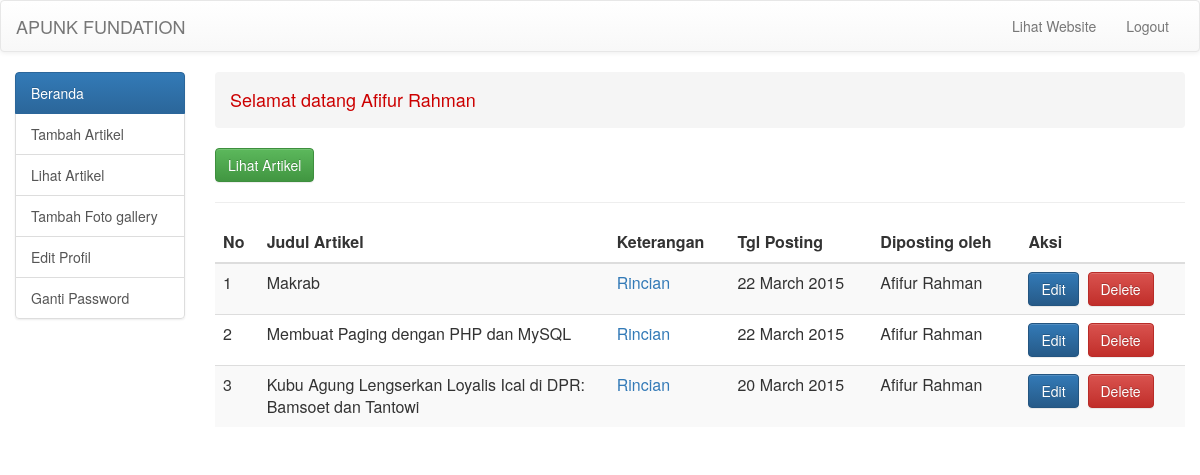
Screenshot of /user/?page=lihat_artikel (signed in) with the database file from the repository.
### tables this page shows
CREATE TABLE IF NOT EXISTS `user` (
  `id_user` varchar(10) NOT NULL,
  `nama_user` varchar(60) NOT NULL,
  `alamat_user` varchar(60) NOT NULL,
  `nomor_hp_user` varchar(15) NOT NULL,
  `tempat_lahir` varchar(30) NOT NULL,
  `tanggal_lahir` varchar(20) NOT NULL,
  `moto_hidup` varchar(100) NOT NULL,
  `jabatan` varchar(20) NOT NULL,
  `foto` varchar(200) NOT NULL,
  `username` varchar(50) NOT NULL,
  `password` varchar(50) NOT NULL,
  PRIMARY KEY (`id_user`)
);

CREATE TABLE IF NOT EXISTS `artikel` (
  `id_artikel` int(11) NOT NULL AUTO_INCREMENT,
  `judul_artikel` varchar(100) NOT NULL,
  `keterangan` text NOT NULL,
  `foto_artikel` varchar(200) NOT NULL,
  `tanggal_posting` varchar(20) NOT NULL,
  `id_user` varchar(10) NOT NULL,
  PRIMARY KEY (`id_artikel`),
  KEY `fk_id_user` (`id_user`)
);

### user/lihat_artikel.php (the view, shortened to what this page needs)
<html>
	<head>
	</head>
		<body>
			<button class="btn btn-success">Lihat Artikel</button> <hr />
			<table class="table table-striped table-hover">
				<thead>
					<tr>
						<th>No</th>
						<th width="350">Judul Artikel</th>
						<th>Keterangan</th>
						<th>Tgl Posting</th>
						<th>Diposting oleh</th>
						<th>Aksi</th>
					</tr>
				</thead>
				<tbody>
					<?php
						$query = mysql_query("SELECT * FROM artikel INNER JOIN user ON artikel.id_user = user.id_user WHERE user.id_user = '$_SESSION[username]' ORDER BY artikel.tanggal_posting DESC");
						$no = 1;
						while($data_artikel = mysql_fetch_array($query)){
					?>
					<tr>
						<td><?php echo $no; ?></td>
						<td width="350"><?php echo $data_artikel['judul_artikel'] ?></td>
						<td><a href="?page=rincian_artikel&id_artikel=<?php echo $data_artikel['id_artikel']; ?>">Rincian</a></td>
						<td><?php echo $data_artikel['tanggal_posting']; ?></td>
						<td><?php echo $data_artikel['nama_user']; ?></td>
						<td>
							<a href="?page=edit_artikel&id_artikel=<?php echo $data_artikel['id_artikel']; ?>" class="btn btn-primary">Edit</a>&nbsp;
							<a href="controls/hapus_artikel.php?id_artikel=<?php echo $data_artikel['id_artikel']; ?>" class="btn btn-danger" onclick="return confirm('Apakah anda ingin menghapus data artikel ini ?')">Delete</a>
						</td>
					</tr>
					<?php
						$no++;
						}
					?>
				</tbody>
			</table>
		</body>
</html>

### user/index.php (shortened to what this page needs)
<?php
	if(isset($_SESSION['username'])){
		$user = mysql_fetch_array(mysql_query("SELECT nama_user FROm user WHERE id_user = '$_SESSION[username]' "));
?>
<html>
	<head>
    	<link rel="stylesheet" href="css/bootstrap.min.css">
    	<link rel="stylesheet" href="css/bootstrap-theme.min.css">
	</head>
		<body>
			<nav class="navbar navbar-default">
			  <div class="container-fluid">
			    <div class="navbar-header">
			      <a class="navbar-brand" href="#">APUNK FUNDATION</a>
			    </div>
			    <div class="collapse navbar-collapse" id="bs-example-navbar-collapse-1">
			      <ul class="nav navbar-nav navbar-right">
			        <li><a href="../" target="_blank">Lihat Website</a></li>
			        <li><a href="logout.php" onclick="return confirm('Apakah anda ingin keluar dari sistem ini ?')">Logout</a></li>
			      </ul>
			    </div>
			  </div>
			</nav>
			<div class="container-fluid">
				<div class="row">
					<div class="col-xs-2">
						<div class="list-group">
							  <a href="?page=beranda" class="list-group-item active">
							    Beranda
							  </a>
							  <a href="?page=tambah_artikel" class="list-group-item">Tambah Artikel</a>
							  <a href="?page=lihat_artikel" class="list-group-item">Lihat Artikel</a>
							  <a href="?page=tambah_foto" class="list-group-item">Tambah Foto gallery</a>
							  <a href="?page=edit_profil" class="list-group-item">Edit Profil</a>
							  <a href="?page=ganti_password" class="list-group-item">Ganti Password</a>
						</div>
					</div>
					<div class="col-xs-10">
						<div class="breadcrumb">
							  <h4 style="color:#CC0000;">Selamat datang <?php echo $user['nama_user']; ?></h4>
						</div>
					</div>
					<div class="col-xs-10">
						<?php
							$page = $_GET['page'];
							if ($page=="") {
								include 'beranda.php';
							}else{
								switch ($page) {
									case 'lihat_artikel':
										include 'lihat_artikel.php';
										break;
								}
							}
						?>
					</div>
				</div>
			</div>
		</body>
</html>
<?php
	}else{
		header("location:../");
	}
?>

### rows the page displays
user: nama_user "Afifur Rahman"
artikel: judul_artikel "Makrab", tanggal_posting "22 March 2015", id_user.nama_user "Afifur Rahman"
artikel: judul_artikel "Membuat Paging dengan PHP dan MySQL", tanggal_posting "22 March 2015", id_user.nama_user "Afifur Rahman"
artikel: judul_artikel "Kubu Agung Lengserkan Loyalis Ical di DPR: Bamsoet dan Tantowi", tanggal_posting "20 March 2015", id_user.nama_user "Afifur Rahman"
